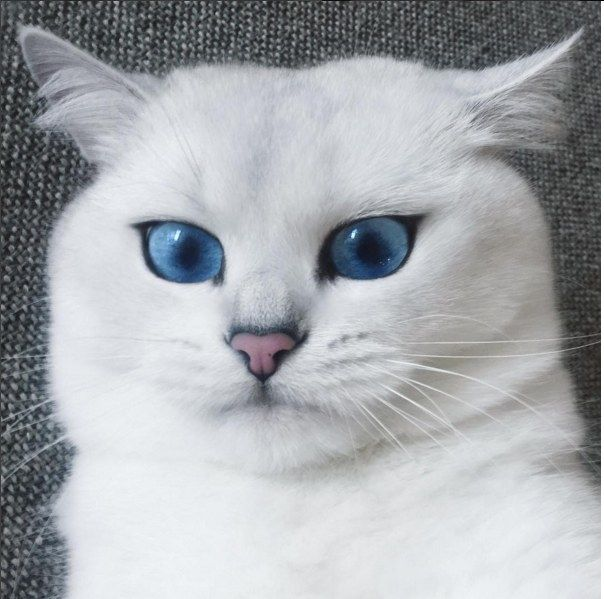
#> input picture day09/coby.jpg, 604 x 599 px, found by its file name
$ python p60_opencv.py
#> lines starting #> are read from the running program, lines starting #| are printed output that depends on the picture; after the words box and inside, x2 and y2 are one past the last pixel; in counts of white or black regions, pixels touching at a corner belong together
# file : p60_opencv.py
# desc : OpenCV 이미지 처리 계속

import cv2

image = cv2.imread('./day09/coby.jpg', cv2.IMREAD_UNCHANGED) # 원본
#> image is the input picture: shape (599, 604, 3); mean B, G, R 173.5, 169.4, 166.1
dst = cv2.flip(image, 2) # 0 위아래 반전, 1 좌우반전
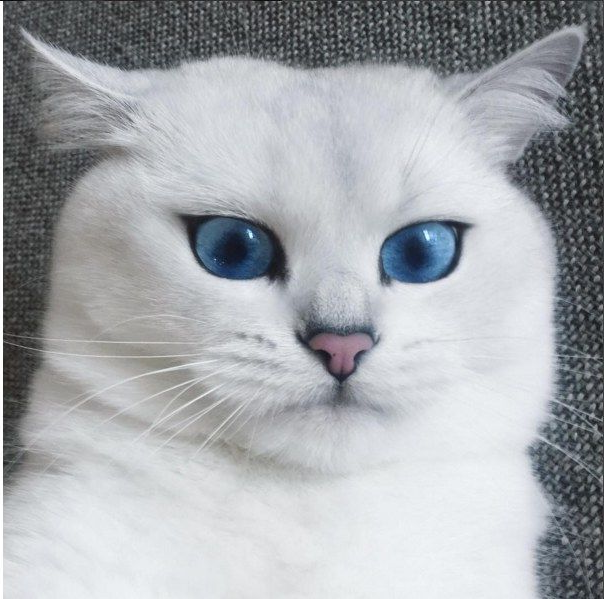
#> dst: shape (599, 604, 3); mean B, G, R 173.5, 169.4, 166.1

height, width, channel = image.shape
#> height = 599; width = 604; channel = 3
matrix = cv2.getRotationMatrix2D((width/2, height/2), 90, 1) # 세번째 옵션, scale  -1CW(시계방향), 1CCW(반시계방향), 2이상(배율)
thrd = cv2.warpAffine(image, matrix, (width, height))
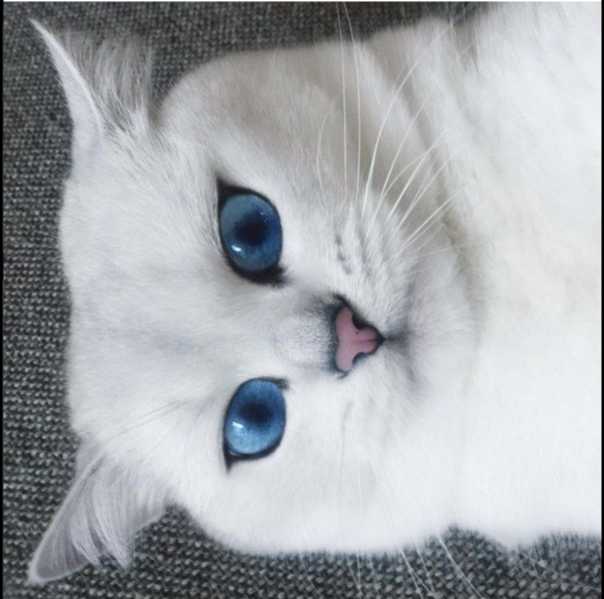
#> thrd: shape (599, 604, 3); mean B, G, R 172.5, 168.5, 165.2

reverse = cv2.bitwise_not(image) # 역상, 반전색
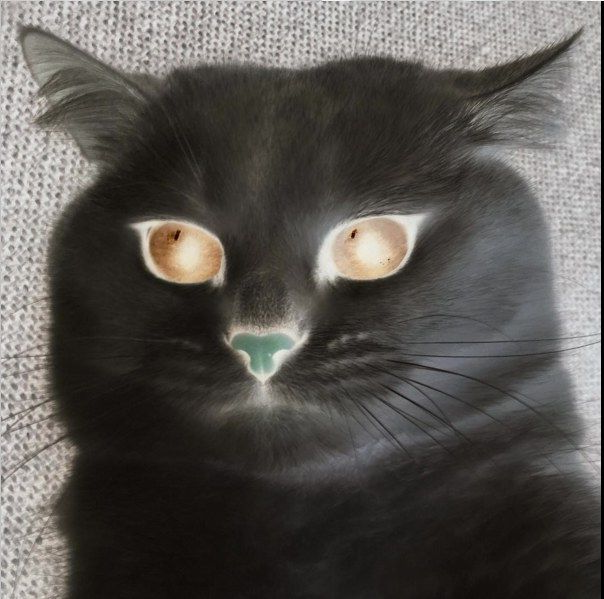
#> reverse: shape (599, 604, 3); mean B, G, R 81.5, 85.6, 88.9
gray = cv2.cvtColor(image, cv2.COLOR_BGR2GRAY) # 그레이스케일
ret, bny = cv2.threshold(gray, 100, 255, cv2.THRESH_BINARY) # 이진화(0또는 1)
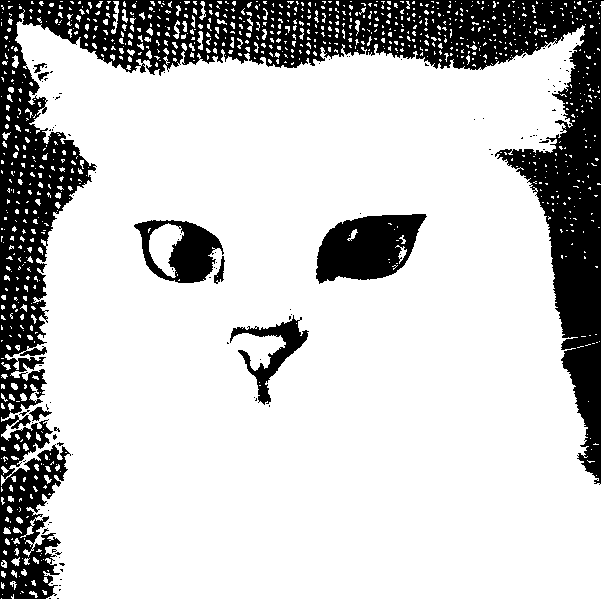
#> bny: shape (599, 604); 78.4% white; 108 black regions (99 under 20 px), largest, box (x1, y1, x2, y2) and area: (0, 0, 604, 599) 67506, (316, 214, 427, 284) 5284, (134, 220, 224, 283) 2872

cv2.imshow('Coby the cat', image)
cv2.imshow('Flip', dst)
cv2.imshow('Rotation', thrd)
cv2.imshow('Reverse', reverse)
cv2.imshow('Gray', gray)
cv2.imshow('Binary', bny)

cv2.waitKey(0)
cv2.destroyAllWindows()

$ run again, with day09/tropical_beach.jpg copied over day09/coby.jpg
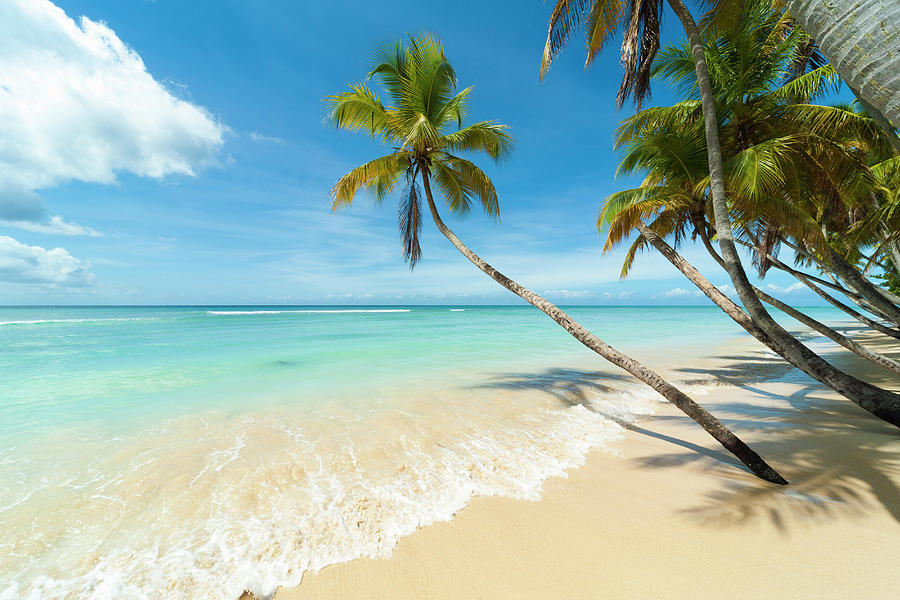
#> input picture day09/tropical_beach.jpg, 900 x 600 px, found by its file name
#> image is the input picture: shape (600, 900, 3); mean B, G, R 172.2, 178.7, 150
#> `gray = cv2.cvtColor(image, cv2.COLOR_BGR2GRAY)`:
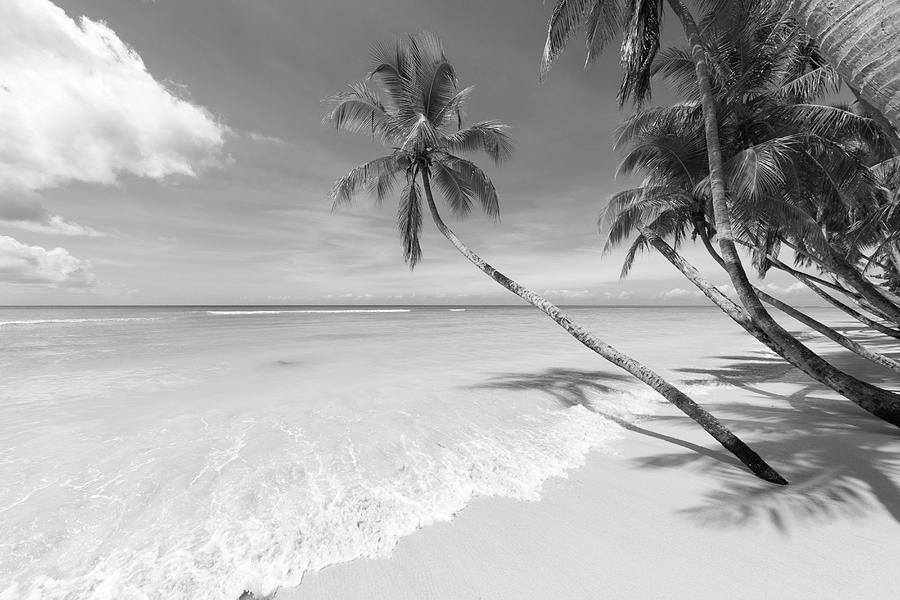
#> gray: shape (600, 900); min 0, max 255, mean 169.4
#> `ret, bny = cv2.threshold(gray, 100, 255, cv2.THRESH_BINARY)`:
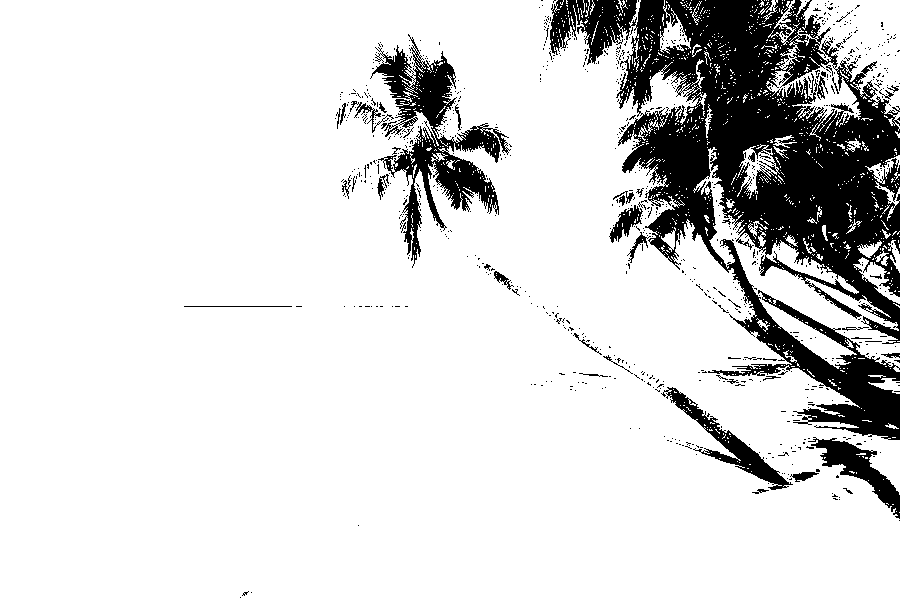
#> bny: shape (600, 900); 85.1% white; 832 black regions (791 under 20 px), largest, box (x1, y1, x2, y2) and area: (550, 0, 900, 440) 62158, (370, 34, 511, 268) 8932, (661, 387, 793, 490) 2310
